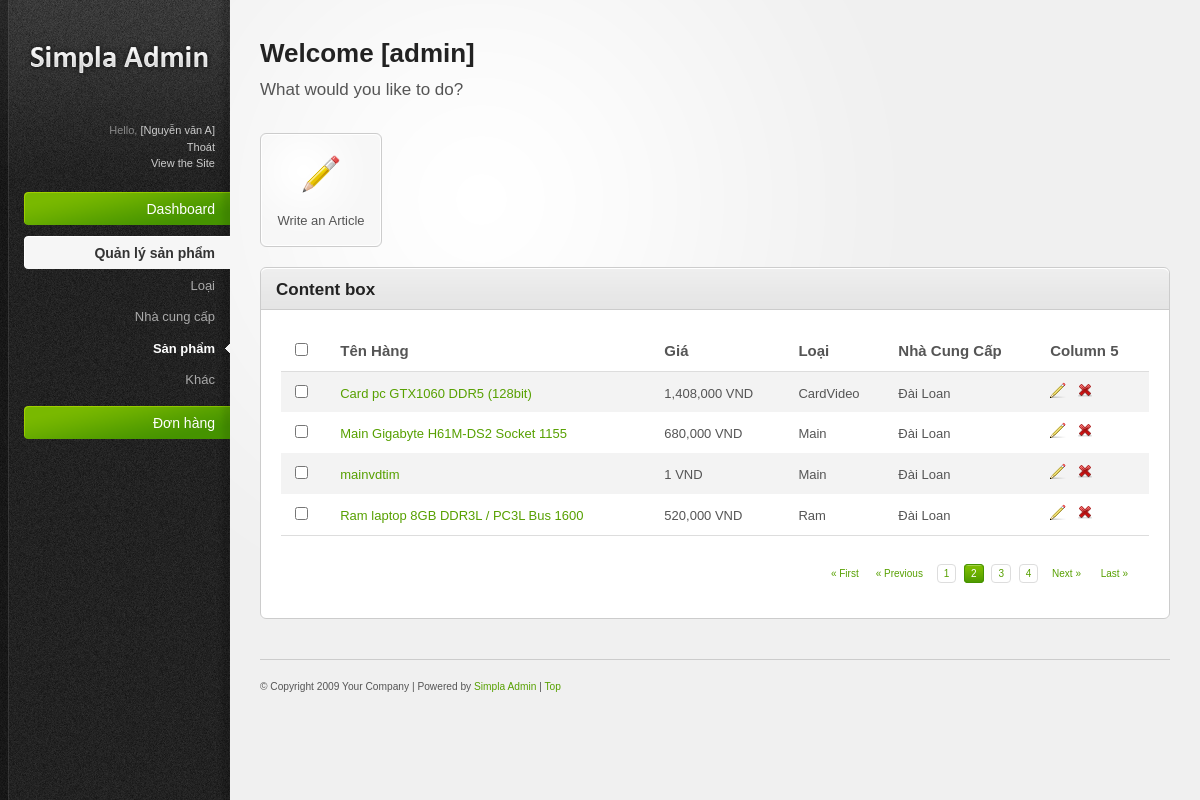
Page /admins/index.php?mod=book&page=2 (signed in) on the committed database.
### tables this page shows
CREATE TABLE `sach` (
  `masp` varchar(15) NOT NULL,
  `tensp` varchar(250) NOT NULL,
  `mota` text NOT NULL,
  `gia` int(10) NOT NULL,
  `hinh` varchar(50) NOT NULL,
  `mancc` varchar(5) NOT NULL,
  `maloai` varchar(5) NOT NULL
);

CREATE TABLE `loai` (
  `maloai` varchar(5) NOT NULL,
  `tenloai` varchar(50) NOT NULL
);

CREATE TABLE `nhaxb` (
  `mancc` varchar(5) NOT NULL,
  `tenncc` varchar(30) NOT NULL
);

### classes/Utils.class.php (called while the page is built, shortened)
<?php
class Utils
{
	static function getIndex($index, $val=null)
	{
		if (isset($_GET[$index]))
			return $_GET[$index];
		else return $val;
	}
}
?>

### classes/Db.class.php (called while the page is built, shortened)
<?php
class Db{
		private $dbh= null;
		public function __construct()
		{
			$driver="mysql:host=". HOST."; dbname=". DB_NAME;
			try
			{
				$this->dbh = new PDO($driver, DB_USER, DB_PASS);
				$this->dbh->query("set names 'utf8' ");
			}
			catch(PDOException $e)
			{
				echo "Err:". $e->getMessage();	exit();
			}
		}
		private function query($sql, $arr = array(), $mode = PDO::FETCH_ASSOC)
		{
			$stm = $this->dbh->prepare($sql);
			if (!$stm->execute( $arr))
				{
					echo "Sql lỗi.";
				}
			return $stm->fetchAll($mode);
		}
		public function exeQuery($sql,  $arr = array(), $mode = PDO::FETCH_ASSOC)
		{
			return $this->query($sql, $arr, $mode);
		}
		public function countItems($sql, $arr= array())
		{
			$data = $this->exeQuery($sql, $arr, PDO::FETCH_BOTH);
			return $data[0][0];
		}
	}
?>

### classes/Book.class.php (called while the page is built, shortened)
<?php
class Book extends DB{
	private $_page_size =4;
	private $_page_count;
	public function getAll($currPage=1)
	{
		$offset = ($currPage -1) * $this->_page_size;
		 $sql1="SELECT
				Count(*)
		 		FROM
	 		loai
		 		INNER JOIN sach ON sach.maloai = loai.maloai
		 		INNER JOIN nhaxb ON sach.mancc = nhaxb.mancc";
				$n  = $this->count($sql1);
				$this->_page_count = ceil($n/$this->_page_size);
		$sql="SELECT
				sach.masp,
				sach.tensp,
				sach.mota,
				sach.gia,
				sach.hinh,
				sach.mancc,
				sach.maloai,
				loai.tenloai,
				nhaxb.tenncc
				FROM
				loai
				INNER JOIN sach ON sach.maloai = loai.maloai
				INNER JOIN nhaxb ON sach.mancc = nhaxb.mancc
				limit $offset, " . $this->_page_size;
		return $this->exeQuery($sql);
	}
	public function count($sql, $arr=array())
	{
		return $this->countItems($sql, $arr);
	}
	public function getPageCount()
	{
		return $this->_page_count;
	}
}
?>

### admins/module/book/bookshow.php (the view, shortened to what this page needs)
<?php
$book = new Book();
$page = Utils::getIndex("page", 1);
$data = $book->getAll($page);
$page_count = $book->getPageCount();
?>
<div class="tab-content default-tab" id="tab1">
						<table>
							<thead>
								<tr>
								   <th><input class="check-all" type="checkbox" /></th>
								   <th>Tên Hàng</th>
								   <th>Giá</th>
								   <th>Loại</th>
								   <th>Nhà Cung Cấp</th>
								   <th>Column 5</th>
								</tr>
							</thead>
							<tfoot>
								<tr>
									<td colspan="6">
										<div class="pagination">
											<a href="index.php?mod=book&page=1" title="First Page">&laquo; First</a><a href="index.php?mod=book&page=<?php  if($page<=1) $n = 1;
											else $n =$page -1; echo $n; ?>" title="Previous Page">&laquo; Previous</a>
                                            <?php
											for($i=1; $i<= $page_count; $i++)
											{ $c =" number ";
											  if ($i==$page) $c .=" current ";?>
											<a href="index.php?mod=book&page=<?php echo $i;?>" class="<?php echo $c;?>"
                                            	title="<?php echo $i;?>"><?php echo $i;?></a>
											<?php
											}
											?>
											<a href="index.php?mod=book&page=<?php  $n =$page +1; echo $n; ?>"
											 title="Next Page">Next &raquo;</a>
											<a href="index.php?mod=book&page=<?php echo $page_count; ?>" title="Last Page">Last &raquo;</a>
										</div>
									</td>
								</tr>
							</tfoot>
							<tbody>
                            <?php
							foreach( $data as $r)
							{?>
								<tr>
									<td><input type="checkbox" /></td>
								<td><a href="#" title="title"><?php echo $r["tensp"];?>
                                    </a></td>
                                    <td><?php echo number_format($r["gia"]);?> VND</td>
									<td><?php echo $r["tenloai"];?></td>
									<td><?php echo $r["tenncc"];?></td>
									<td>
										 <a href="index.php?mod=book&ac=edit&id=<?php echo $r["masp"];?>" title="Edit"><img src="resources/images/icons/pencil.png" alt="Edit" /></a>&nbsp;&nbsp;
										 <a onclick="return confirm('Are you want to delete?')"
										  href="index.php?mod=book&ac=delete&id=<?php echo $r["masp"];?>" title="Delete"><img src="resources/images/icons/cross.png" alt="Delete" /></a>
									</td>
								</tr>
								<?php
							}
								?>
							</tbody>
						</table>
					</div>

### admins/resources/css/style.css (style rules this page uses)
html { font-size: 100%; height: 100%; margin-bottom: 1px; }
body { font-family: Arial, Helvetica, sans-serif; color: #555; background: #f0f0f0 url('../images/bg-body.gif') top left repeat-y; font-size: 12px; }
a { color: #57a000; text-decoration: none; }
#main-content table { width: 100%; border-collapse: collapse; }
#main-content table thead th { font-weight: bold; font-size: 15px; border-bottom: 1px solid #ddd; }
#main-content tbody { border-bottom: 1px solid #ddd; }
#main-content tbody tr { background: #fff; }
#main-content tbody tr.alt-row { background: #f3f3f3; }
#main-content table td, #main-content table th { padding: 10px; line-height: 1.3em; }
#main-content .pagination { text-align: right; padding: 20px 0 5px 0; font-family: Verdana, Arial, Helvetica, sans-serif; font-size: 10px; }
.pagination a { margin: 0 5px 0 0; padding: 3px 6px; }
.pagination a.number { border: 1px solid #ddd; }
.pagination a.current { background: #469400 url('../images/bg-button-green.gif') top left repeat-x !important; border-color: #459300 !important; color: #fff !important; }

### admins/resources/css/invalid.css (style rules this page uses)
.button, #main-content table tfoot td .bulk-actions select, .pagination a.number, form input.text-input, form textarea, form .wysiwyg, form select, .dp-popup { -moz-border-radius: 4px; -webkit-border-radius: 4px; border-radius: 4px; }

### rows in the picture
sach: tensp "Card pc GTX1060 DDR5 (128bit)", gia "1,408,000", maloai.tenloai "CardVideo", mancc.tenncc "Đài Loan"
sach: tensp "Main Gigabyte H61M-DS2 Socket 1155", gia "680,000", maloai.tenloai "Main", mancc.tenncc "Đài Loan"
sach: tensp "mainvdtim", gia "1", maloai.tenloai "Main", mancc.tenncc "Đài Loan"
sach: tensp "Ram laptop 8GB DDR3L / PC3L Bus 1600", gia "520,000", maloai.tenloai "Ram", mancc.tenncc "Đài Loan"

### other values in the picture
$_SESSION["admin_data"]["hoten"] "Nguyễn văn A"
